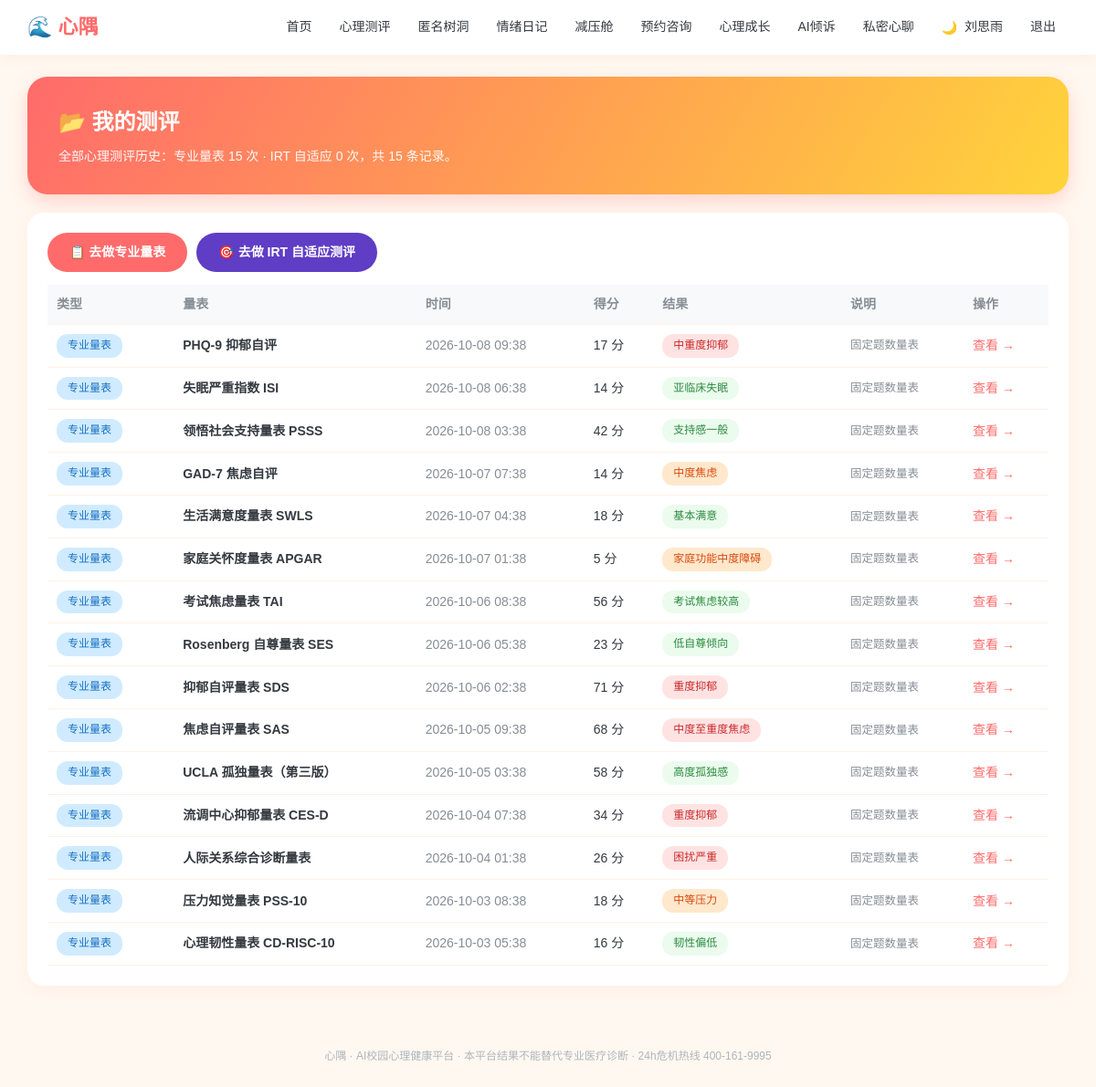
/my_assessments (signed in), run on the app's committed database.
### models.py (models this page shows, shortened)
class User(db.Model):
    __tablename__ = "users"
    id = db.Column(db.Integer, primary_key=True)
    username = db.Column(db.String(64), unique=True, nullable=False)
    password_hash = db.Column(db.String(256), nullable=False)
    role = db.Column(db.String(16), default="student")   #student/counselor
    real_name = db.Column(db.String(64), default="")
    gender = db.Column(db.String(8), default="")
    grade = db.Column(db.String(32), default="")
    major = db.Column(db.String(64), default="")
    phone = db.Column(db.String(32), default="")
    avatar = db.Column(db.String(16), default="🌻")
    avatar_type = db.Column(db.String(16), default="emoji")   #emoji/upload
    avatar_file = db.Column(db.String(128), default="")       #本地上传头像文件名
    profile_completed = db.Column(db.Boolean, default=False)  #首次登录是否已完成基本信息
    qualification_no = db.Column(db.String(64), default="")   # 注册系统编号/证书编号
    qualification_verified = db.Column(db.Boolean, default=False)
    student_id = db.Column(db.String(32), default="")
    school = db.Column(db.String(128), default="")
    college = db.Column(db.String(128), default="")
    class_name = db.Column(db.String(64), default="")
    enrollment_year = db.Column(db.String(8), default="")
    education_level = db.Column(db.String(32), default="")
    student_status = db.Column(db.String(32), default="")
    employee_id = db.Column(db.String(32), default="")
    teacher_title = db.Column(db.String(64), default="")
    department = db.Column(db.String(128), default="")
    qualification = db.Column(db.String(256), default="")
    intro = db.Column(db.String(512), default="")
    created_at = db.Column(db.DateTime, default=datetime.now)

class Assessment(db.Model):
    __tablename__ = "assessments"
    id = db.Column(db.Integer, primary_key=True)
    user_id = db.Column(db.Integer, db.ForeignKey("users.id"))
    scale_code = db.Column(db.String(32))
    answers = db.Column(db.Text)
    score = db.Column(db.Integer, default=0)
    level = db.Column(db.String(32), default="")
    advice = db.Column(db.Text, default="")
    created_at = db.Column(db.DateTime, default=datetime.now)

### app.py (the view, shortened to what this page needs)
@app.route("/my_assessments")
@login_required()
def my_assessments(u):
    normal = Assessment.query.filter_by(user_id=u.id).order_by(Assessment.created_at.desc()).all()
    irt_rows = IRTTest.query.filter_by(user_id=u.id).order_by(IRTTest.created_at.desc()).all()
    merged = []
    for a in normal:
        merged.append({"kind": "normal","time": a.created_at,"name": engine.SCALES.get(a.scale_code, {}).get("name", a.scale_code),
            "code": a.scale_code,"score_text": f"{a.score} 分","level": a.level or "—","detail": "固定题数量表","url": url_for("history"),})
    merged.sort(key=lambda x: x["time"], reverse=True)
    return render_template("my_assessments.html", u=u, rows=merged,n_normal=len(normal), n_irt=len(irt_rows))

### app.py (called while the page is built)
def login_required(role=None):
    def decor(f):
        @wraps(f)
        def wrapper(*args,**kwargs):
            uid = session.get("uid")
            if not uid:
                return redirect(url_for("login", next=request.path))
            u = db.session.get(User, uid)
            if not u:
                session.clear()
                return redirect(url_for("login"))
            if not u.profile_completed and request.endpoint not in (
                    "profile", "logout", "static", "avatar_upload"):
                flash("首次登录请先完善你的基本信息", "warn")
                return redirect(url_for("profile"))
            if role and u.role != role:
                flash("该页面需要相应权限", "warn")
                return redirect(url_for("index"))
            return f(u, *args, **kwargs)
        return wrapper
    return decor

@app.context_processor
def inject_globals():
    uid = session.get("uid")
    u = db.session.get(User, uid) if uid else None
    def avatar_html(usr, cls="", emoji_cls=""):
        if usr and usr.avatar_type == "upload" and usr.avatar:
            return f'<img class="{cls}" src="{usr.avatar}" alt="头像">'
        return f'<span class="{emoji_cls}">{usr.avatar or "👤" if usr else "👤"}</span>'
    return {"now": datetime.now(), "u": u, "avatar_html": avatar_html}

### templates/my_assessments.html (shortened to what this page needs)
{% extends "base.html" %}
{% block body %}
<div class="hero-banner">
  <h1>📂 我的测评</h1>
  <p>全部心理测评历史：专业量表 {{ n_normal }} 次 · IRT 自适应 {{ n_irt }} 次，共 {{ rows|length }} 条记录。</p>
</div>
<div class="card">
  <div style="display:flex;gap:10px;margin-bottom:14px;flex-wrap:wrap">
    <a class="btn" href="{{ url_for('assessments') }}">📋 去做专业量表</a>
    <a class="btn" style="background:#5f3dc4;color:#fff" href="{{ url_for('irt_home') }}">🎯 去做 IRT 自适应测评</a>
  </div>
  {% if rows %}
  <table class="tbl" style="width:100%;border-collapse:collapse;font-size:14px">
    <tr style="background:#f8f9fa">
      <th style="padding:10px;text-align:left">类型</th>
      <th style="padding:10px;text-align:left">量表</th>
      <th style="padding:10px;text-align:left">时间</th>
      <th style="padding:10px;text-align:left">得分</th>
      <th style="padding:10px;text-align:left">结果</th>
      <th style="padding:10px;text-align:left">说明</th>
      <th style="padding:10px;text-align:left">操作</th>
    </tr>
    {% for r in rows %}
    <tr style="border-bottom:1px solid #eef2f7">
      <td style="padding:10px">
        {% if r.kind == 'irt' %}
        <span class="tag" style="background:#f3f0ff;color:#5f3dc4">IRT自适应</span>
        {% else %}
        <span class="tag tag-blue">专业量表</span>
        {% endif %}
      </td>
      <td style="padding:10px;font-weight:600">{{ r.name }}</td>
      <td style="padding:10px;color:#868e96;white-space:nowrap">{{ r.time.strftime('%Y-%m-%d %H:%M') }}</td>
      <td style="padding:10px">{{ r.score_text }}</td>
      <td style="padding:10px">
        {% if '重' in r.level or '危险' in r.level %}
        <span class="tag tag-red">{{ r.level }}</span>
        {% elif '中' in r.level %}
        <span class="tag tag-orange">{{ r.level }}</span>
        {% elif '轻' in r.level %}
        <span class="tag" style="background:#fff9db;color:#e8a20d">{{ r.level }}</span>
        {% else %}
        <span class="tag" style="background:#ebfbee;color:#2b8a3e">{{ r.level }}</span>
        {% endif %}
      </td>
      <td style="padding:10px;color:#868e96;font-size:12.5px">{{ r.detail }}</td>
      <td style="padding:10px;white-space:nowrap"><a href="{{ r.url }}">查看 →</a></td>
    </tr>
    {% endfor %}
  </table>
  {% else %}
  <div style="text-align:center;color:#adb5bd;padding:50px 20px">
    <div style="font-size:40px;margin-bottom:10px">📭</div>
    <p>还没有任何测评记录</p>
    <a class="btn" href="{{ url_for('assessments') }}">立即做一次测评 →</a>
  </div>
  {% endif %}
</div>
{% endblock %}

### templates/base.html (shortened to what this page needs)
<!DOCTYPE html>
<html lang="zh-CN">
<head>
<link href="{{ url_for('static', filename='css/style.css') }}" rel="stylesheet">
</head>
<body>
<nav class="topnav">
  <div class="nav-inner">
    <a class="brand" href="{{ url_for('index') }}">🌊 心隅</a>
    <div class="nav-links">
      {% if u %}
        {% if u.role == 'student' %}
          <a href="{{ url_for('index') }}">首页</a>
          <a href="{{ url_for('assessments') }}">心理测评</a>
          <a href="{{ url_for('treehole') }}">匿名树洞</a>
          <a href="{{ url_for('mood') }}">情绪日记</a>
          <a href="{{ url_for('relax') }}">减压舱</a>
          <a href="{{ url_for('booking') }}">预约咨询</a>
          <a href="{{ url_for('learn') }}">心理成长</a>
          <a href="{{ url_for('chat') }}">AI倾诉</a>
          <a href="{{ url_for('rag_chat_page') }}" title="私密心聊：端侧离线·数据不出本机的一对一私人AI心理咨询">私密心聊</a>
        {% endif %}
        <a class="nav-user" href="{{ url_for('profile') }}" title="个人信息"><span class="nav-avatar-wrap">{{ avatar_html(u, cls="nav-avatar") | safe }}</span> {{ u.real_name or u.username }}</a>
        <a href="{{ url_for('logout') }}">退出</a>
      {% else %}
        <a href="{{ url_for('login') }}">登录</a>
        <a href="{{ url_for('register') }}">注册</a>
      {% endif %}
    </div>
  </div>
</nav>
<main class="container">{% block body %}{% endblock %}</main>
<footer class="footer">心隅 · AI校园心理健康平台 · 本平台结果不能替代专业医疗诊断 · 24h危机热线 400-161-9995</footer>
</body>
</html>

### static/css/style.css (style rules this page uses)
* { margin: 0; padding: 0; box-sizing: border-box; }
:root { --brand: #ff6b6b; --brand2: #ffa94d; --sky: #4dabf7; --mint: #51cf66; --sun: #ffd43b; --ink: #343a40; --ink2: #868e96; --bg: #fff8f0; --card: #ffffff; --soft: #fff1e6; }
body { font-family: "Microsoft YaHei", "PingFang SC", sans-serif; background: var(--bg); color: var(--ink); line-height: 1.65; }
a { color: var(--brand); text-decoration: none; }
.topnav { background: #fff; box-shadow: 0 2px 12px rgba(255,107,107,.08); position: sticky; top: 0; z-index: 100; }
.nav-inner { max-width: 1180px; margin: 0 auto; padding: 0 20px; height: 60px; display: flex; align-items: center; justify-content: space-between; }
.brand { font-size: 22px; font-weight: 800; color: var(--brand); display:flex; align-items:center; gap:6px; }
.nav-links { display: flex; gap: 2px; align-items: center; flex-wrap: wrap; }
.nav-links a { color: var(--ink); padding: 7px 14px; border-radius: 20px; font-size: 14px; font-weight: 500; transition: .2s; }
.nav-user { font-size: 13px; color: var(--ink2); padding: 0 8px; }
.nav-avatar-wrap { display: inline-flex; vertical-align: middle; margin-right: 4px; }
.container { max-width: 1180px; margin: 24px auto; padding: 0 20px; }
.footer { text-align: center; color: #adb5bd; font-size: 12px; padding: 28px; margin-top: 40px; }
.card { background: var(--card); border-radius: 18px; padding: 22px; box-shadow: 0 4px 16px rgba(255,107,107,.07); margin-bottom: 18px; }
.btn { display: inline-block; background: var(--brand); color: #fff; border: none; padding: 10px 24px; border-radius: 24px; font-size: 14px; cursor: pointer; font-weight: 600; transition:.2s; }
.tag { display: inline-block; background: var(--soft); color: #e8590c; font-size: 12px; padding: 3px 12px; border-radius: 12px; margin-right: 6px; font-weight:500; }
.tag-red { background:#ffe3e3; color:#c92a2a; }
.tag-orange { background:#ffe8cc; color:#d9480f; }
.tag-blue { background:#d0ebff; color:#1971c2; }
table.tbl { width: 100%; border-collapse: collapse; font-size: 14px; }
table.tbl th, table.tbl td { padding: 11px 12px; border-bottom: 1px solid #fff1e6; text-align: left; }
table.tbl th { color: var(--ink2); font-weight: 600; }
.hero-banner { background: linear-gradient(120deg, #ff6b6b, #ffa94d 60%, #ffd43b); color:#fff; border-radius:22px; padding:30px 34px; margin-bottom:20px; box-shadow:0 8px 20px rgba(255,107,107,.25); }
.hero-banner h1 { font-size:24px; margin-bottom:6px; }
.hero-banner p { opacity:.95; font-size:14px; }

### data on the page
User: avatar_type+avatar "🌙", real_name "刘思雨"
Assessment: name "PHQ-9 抑郁自评", time "2026-10-08 09:38", score_text "17 分", level "中重度抑郁", detail "固定题数量表"
Assessment: name "失眠严重指数 ISI", time "2026-10-08 06:38", score_text "14 分", level "亚临床失眠", detail "固定题数量表"
Assessment: name "领悟社会支持量表 PSSS", time "2026-10-08 03:38", score_text "42 分", level "支持感一般", detail "固定题数量表"
Assessment: name "GAD-7 焦虑自评", time "2026-10-07 07:38", score_text "14 分", level "中度焦虑", detail "固定题数量表"
Assessment: name "生活满意度量表 SWLS", time "2026-10-07 04:38", score_text "18 分", level "基本满意", detail "固定题数量表"
Assessment: name "家庭关怀度量表 APGAR", time "2026-10-07 01:38", score_text "5 分", level "家庭功能中度障碍", detail "固定题数量表"
Assessment: name "考试焦虑量表 TAI", time "2026-10-06 08:38", score_text "56 分", level "考试焦虑较高", detail "固定题数量表"
Assessment: name "Rosenberg 自尊量表 SES", time "2026-10-06 05:38", score_text "23 分", level "低自尊倾向", detail "固定题数量表"
Assessment: name "抑郁自评量表 SDS", time "2026-10-06 02:38", score_text "71 分", level "重度抑郁", detail "固定题数量表"
Assessment: name "焦虑自评量表 SAS", time "2026-10-05 09:38", score_text "68 分", level "中度至重度焦虑", detail "固定题数量表"
Assessment: name "UCLA 孤独量表（第三版）", time "2026-10-05 03:38", score_text "58 分", level "高度孤独感", detail "固定题数量表"
Assessment: name "流调中心抑郁量表 CES-D", time "2026-10-04 07:38", score_text "34 分", level "重度抑郁", detail "固定题数量表"
Assessment: name "人际关系综合诊断量表", time "2026-10-04 01:38", score_text "26 分", level "困扰严重", detail "固定题数量表"
Assessment: name "压力知觉量表 PSS-10", time "2026-10-03 08:38", score_text "18 分", level "中等压力", detail "固定题数量表"
Assessment: name "心理韧性量表 CD-RISC-10", time "2026-10-03 05:38", score_text "16 分", level "韧性偏低", detail "固定题数量表"

### other printed values
{{ n_normal }} "15"
{{ n_irt }} "0"
{{ rows|length }} "15"
